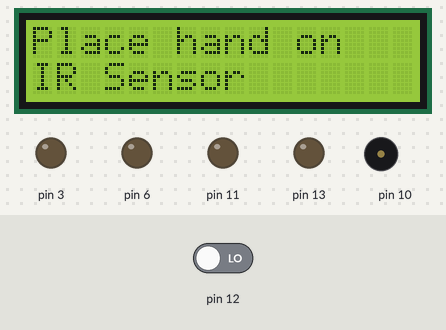
Bench run of a sketch on a simulated Arduino Uno, built with avr-gcc and run on an emulated ATmega328P. Parts: 16×2 character LCD, output pins drawn as LEDs (lit = HIGH), buzzer (waves = sounding). Dashed ring = blinking. The inputs (shaded band) are chosen by the test bench; at power-on: pin 12 LOW.

Above: at 6.2 s.
At 10.3 s:
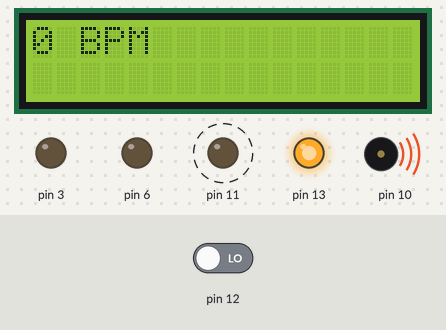
10.4 s: pin 12 driven HIGH
At 13.96 s:
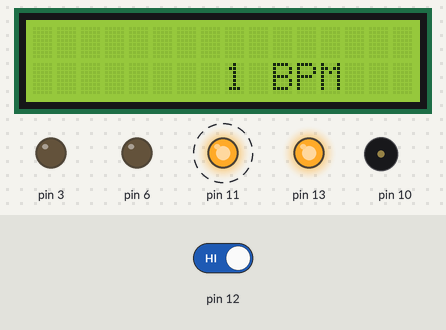
14.1 s: pin 12 driven LOW
At 15.9 s:
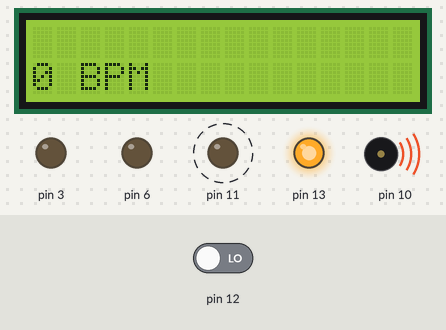
16.5 s: pin 12 driven HIGH
At 20.6 s:
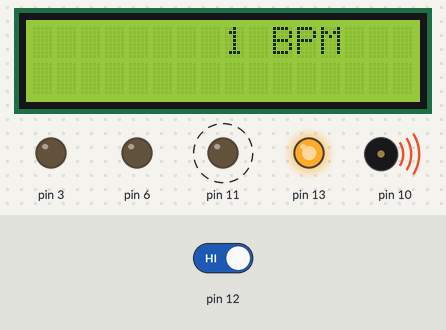
Timing chart, 0 to 26.8 s (numbered marks = the images above; inputs shaded):
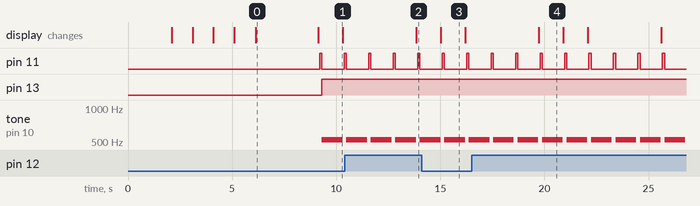

Measured:
- after the input at 10.4 s, the display: changes after 3.4 s (image 2)
- by itself, pin 11: alternates HIGH for 0.10 s and LOW for 1.1 s
- by itself, tone on pin 10: alternates 523 Hz for 1.0 s and silent for 0.18 s
- what the display in image 0 shows lasts 3.0 s, from 6.1 s to 9.1 s
- what the display in image 1 shows lasts 1.2 s, from 9.1 s to 10.3 s

The sketch:

heart_rate_monitor_and_punching_system1.ino
```cpp
// C++ code
//
#include <Adafruit_LiquidCrystal.h>

int ir = 0;

int standBy = 0;

Adafruit_LiquidCrystal lcd_1(0);

int counter;

void setup()
{
  pinMode(3, OUTPUT);
  pinMode(6, OUTPUT);
  pinMode(11, OUTPUT);
  lcd_1.begin(16, 2);
  pinMode(12, INPUT);
  pinMode(13, OUTPUT);
  pinMode(10, OUTPUT);

  analogWrite(3, 0);
  analogWrite(6, 0);
  analogWrite(11, 0);
  lcd_1.print("Welcome to ");
  lcd_1.setCursor(0, 1);
  lcd_1.print("HeartRate Device");
  delay(2000); // Wait for 2000 millisecond(s)
  lcd_1.clear();
  lcd_1.print("Initializing");
  for (counter = 0; counter < 4; ++counter) {
    lcd_1.print(".");
    delay(1000); // Wait for 1000 millisecond(s)
  }
  lcd_1.clear();
  standBy = 1;
  lcd_1.print("Place hand on");
  lcd_1.setCursor(0, 1);
  lcd_1.print("IR Sensor");
  delay(3000); // Wait for 3000 millisecond(s)
  lcd_1.clear();
}

void loop()
{
  ir = digitalRead(12);
  lcd_1.print(ir);
  lcd_1.print(" BPM                                                                   ");
  delay(10); // Wait for 10 millisecond(s)
  if (ir >= 120) {
    digitalWrite(13, LOW);
    digitalWrite(11, LOW);
  } else {
    digitalWrite(11, HIGH);
    delay(100); // Wait for 100 millisecond(s)
    digitalWrite(11, LOW);
    digitalWrite(13, HIGH);
    tone(10, 523, 1000); // play tone 60 (C5 = 523 Hz)
    delay(1000); // Wait for 1000 millisecond(s)
  }
}
```
